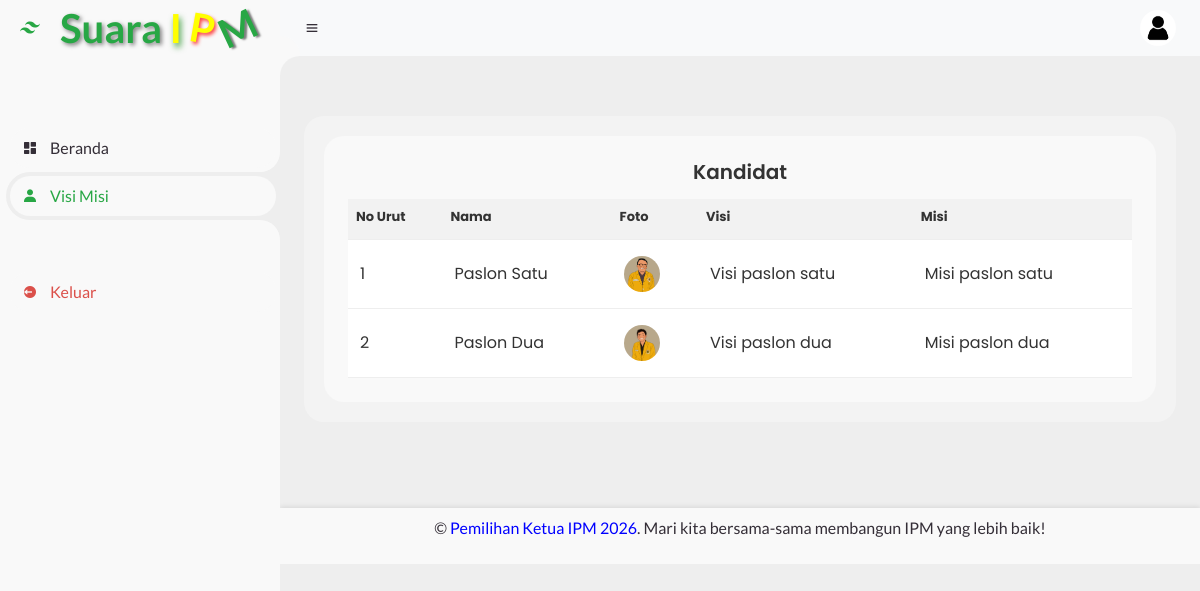
/sistem1/pages/visi_misi.php (signed in), run on the app's committed database.
### tables this page shows
CREATE TABLE tbl_kandidat (
  id INT AUTO_INCREMENT PRIMARY KEY,
  no_urut INT NOT NULL,
  nm_paslon VARCHAR(150) NOT NULL,
  gambar1 VARCHAR(255) DEFAULT NULL,
  visi TEXT,
  misi TEXT
);

### model/query.php (called while the page is built, shortened)
<?php
function db_jalankan($sql, $tipe = '', $param = [])
{
    global $koneksi;
    $stmt = mysqli_prepare($koneksi, $sql);
    if ($tipe !== '') {
        mysqli_stmt_bind_param($stmt, $tipe, ...$param);
    }
    mysqli_stmt_execute($stmt);
    return $stmt;
}
function db_semua($sql, $tipe = '', $param = [])
{
    $stmt = db_jalankan($sql, $tipe, $param);
    $hasil = mysqli_stmt_get_result($stmt);
    $baris = $hasil ? mysqli_fetch_all($hasil, MYSQLI_ASSOC) : [];
    return $baris;
}
function ambilSemuaPaslon($urutkan = true)
{
    return db_semua("SELECT * FROM tbl_kandidat" . ($urutkan ? " ORDER BY no_urut ASC" : ""));
}

### sistem1/pages/visi_misi.php (the view, shortened to what this page needs)
<?php
include "../../koneksi.php";
require_once '../../model/query.php';
?>
<!DOCTYPE html>
<html>
<head>
    <link href="../assets/css/font-awesome.css" rel="stylesheet" />
  <link rel="stylesheet" href="https://cdn.jsdelivr.net/npm/boxicons@2.1.0/css/boxicons.min.css">
    <link rel="stylesheet" href="https://stackpath.bootstrapcdn.com/bootstrap/4.5.2/css/bootstrap.min.css">
    <link rel="stylesheet" href="../assets/css/style.css">
    <link rel="stylesheet" href="../../assets/css/components/footer.css">
</head>
<body>
    <?php include "../view/header.php"; ?>
    <section id="content">
        <nav class="navbar navbar-expand-lg navbar-light bg-light">
        <i class='bx bx-menu'></i>
        <div class="ml-auto d-flex align-items-center">
            <div class="profile">
            <img src="../assets/img/logo.png" alt="Profile Picture" id="profile-pic">
        </div>
    </nav>
        <div id="page-wrapper">
            <main>
            <div class="table-data">
                <div class="order">
                    <div class="head">
                        <h3>Kandidat</h3>
                    </div>
                    <table>
                        <thead>
                            <tr>
                                <th>No Urut</th>
                                <th>Nama</th>
								<th>Foto</th>
                                <th>Visi</th>
                                <th>Misi</th>
                            </tr>
                        </thead>
                       <tbody>
                            <?php
                            foreach (ambilSemuaPaslon() as $d) {
                            ?>
                            <tr>
                                <td><?php echo $d['no_urut']; ?></td>
                                <td><?php echo $d['nm_paslon']; ?></td>
                                <td class='candidate-photo-container'>
                                    <img class='candidate-photo' onclick='showPopup(this)' src="<?php echo "../foto/" . $d['gambar1']; ?>">
                                </td>
                                <td><?php echo $d['visi']; ?></td>
                                <td><?php echo $d['misi']; ?></td>
                            </tr>
                            <?php } ?>
                        </tbody>
                    </table>
                </div>
            </div>
            </main>
        </div>
         <?php include '../view/footer.php'; ?>
    </section>
</body>
</html>

### sistem1/assets/css/style.css (style rules this page uses)
* { margin: 0; padding: 0; box-sizing: border-box; }
:root { --poppins: "Poppins", sans-serif; --lato: "Lato", sans-serif; --green: #28a745; --light-green: #c3e6cb; --light: #f9f9f9; --blue: #3c91e6; --light-blue: #cfe8ff; --grey: #eee; --dark-grey: #aaaaaa; --dark: #342e37; --red: #db504a; --yellow: rgba( 255, 206, 38, 0.1 ); --light-yellow: rgba( 255, 255, 204, 0.1 ); --light-orange: #ffe0d3; }
html { overflow-x: hidden; }
body { background: var(--grey); overflow-x: hidden; }
#content { position: relative; width: calc(100% - 280px); left: 280px; transition: width 0.3s ease; }
#content nav { height: 56px; background: var(--light); padding: 0 24px; display: flex; align-items: center; grid-gap: 24px; font-family: var(--lato); position: sticky; top: 0; left: 0; z-index: 1000; }
#content nav::before { content: ""; position: absolute; width: 40px; height: 40px; bottom: -40px; left: 0; border-radius: 50%; box-shadow: -20px -20px 0 var(--light); }
#content nav .bx.bx-menu { cursor: pointer; color: var(--dark); }
#content nav .profile img { width: 36px; height: 36px; object-fit: cover; border-radius: 50%; }
#content main { width: 100%; padding: 36px 24px; font-family: var(--poppins); max-height: calc(100vh - 56px); overflow-y: auto; }
#content main .table-data { display: flex; flex-wrap: wrap; grid-gap: 24px; margin-top: 24px; width: 100%; color: var(--dark); }
#content main .table-data > div { border-radius: 20px; background: var(--light); padding: 24px; overflow-x: auto; }
#content main .table-data .head { align-items: center; grid-gap: 16px; margin-bottom: 15px; }
#content main .table-data .head h3 { margin-right: auto; font-size: 20px; font-weight: 600; color: #333; margin-bottom: 15px; }
#content main .table-data .order { flex-grow: 1; flex-basis: 500px; }
#content main .table-data .order table { width: 100%; border-collapse: collapse; }
#content main .table-data .order table th { padding-bottom: 12px; font-size: 13px; text-align: left; border-bottom: 1px solid var(--grey); }
#content main .table-data .order table td { padding: 16px 12px; border-bottom: 1px solid var(--grey); }
#content main .table-data .order table td img { width: 36px; height: 36px; border-radius: 50%; object-fit: cover; }

### sistem1/pages/visi_misi.php (style rules this page uses)
:root { --blue: #3c91e6; --dark: #342e37; --red: #db504a; }
table { width: 100%; border-collapse: collapse; }
thead th, tbody td { padding: 8px; text-align: left; border-bottom: 1px solid #ddd; }
thead th { background-color: #f2f2f2; color: #333; font-weight: bold; }
tbody td { background-color: #fff; color: #333; }
.table-data .order { background-color: rgba(0, 128, 0, 0.1); padding: 20px; border-radius: 10px; }
.table-data { background-color: rgba(255, 255, 255, 0.3); padding: 20px; border-radius: 20px; }
.order .head { text-align: center; }
.candidate-photo-container { position: relative; overflow: hidden; }
.candidate-photo { width: 100px; height: auto; border-radius: 50%; transition: transform 0.3s; }
.profile { position: relative; cursor: pointer; }
.profile img { width: 40px; height: 40px; border-radius: 50%; transition: border-color 0.3s; }

### sistem1/view/header.php (style rules this page uses)
:root { --poppins: "Poppins", sans-serif; --lato: "Lato", sans-serif; --light: #f9f9f9; --green: #28a745; --light-green: #c3e6cb; --grey: #eee; --dark-grey: #aaaaaa; --dark: #342e37; --red: #db504a; --yellow: #ffce26; --light-yellow: #fff2c6; --orange: #fd7238; --light-orange: #ffe0d3; }

### data on the page
tbl_kandidat: no_urut "1", nm_paslon "Paslon Satu", gambar1 (picture), visi "Visi paslon satu", misi "Misi paslon satu"
tbl_kandidat: no_urut "2", nm_paslon "Paslon Dua", gambar1 (picture), visi "Visi paslon dua", misi "Misi paslon dua"
